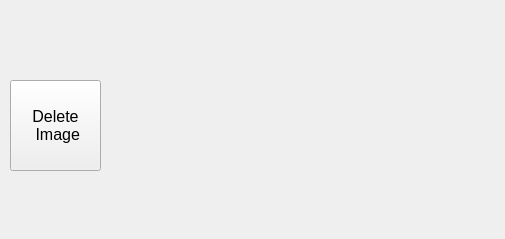
          <widget class="QWidget" name="tab_3">
           <attribute name="title">
            <string>Created images</string>
           </attribute>
           <widget class="QLabel" name="Calibratin_images">
            <property name="geometry">
             <rect>
              <x>105</x>
              <y>10</y>
              <width>391</width>
              <height>220</height>
             </rect>
            </property>
            <property name="text">
             <string/>
            </property>
            <property name="alignment">
             <set>Qt::AlignCenter</set>
            </property>
           </widget>
           <widget class="QPushButton" name="Left_button">
            <property name="geometry">
             <rect>
              <x>105</x>
              <y>10</y>
              <width>75</width>
              <height>220</height>
             </rect>
            </property>
            <property name="mouseTracking">
             <bool>true</bool>
            </property>
            <property name="styleSheet">
             <string notr="true">QPushButton{background-color: transparent; border: 0px }</string>
            </property>
            <property name="text">
             <string/>
            </property>
            <property name="icon">
             <iconset theme="go-previous">
              <normaloff>../../.designer/backup</normaloff>../../.designer/backup</iconset>
            </property>
            <property name="iconSize">
             <size>
              <width>40</width>
              <height>40</height>
             </size>
            </property>
           </widget>
           <widget class="QPushButton" name="Right_button">
            <property name="geometry">
             <rect>
              <x>420</x>
              <y>10</y>
              <width>75</width>
              <height>220</height>
             </rect>
            </property>
            <property name="mouseTracking">
             <bool>true</bool>
            </property>
            <property name="styleSheet">
             <string notr="true">QPushButton{background-color: transparent; border: 0px }</string>
            </property>
            <property name="text">
             <string/>
            </property>
            <property name="icon">
             <iconset theme="go-next">
              <normaloff>../../.designer/backup</normaloff>../../.designer/backup</iconset>
            </property>
            <property name="iconSize">
             <size>
              <width>40</width>
              <height>40</height>
             </size>
            </property>
           </widget>
           <widget class="QPushButton" name="Delet_calibration_image">
            <property name="geometry">
             <rect>
              <x>10</x>
              <y>80</y>
              <width>91</width>
              <height>91</height>
             </rect>
            </property>
            <property name="font">
             <font>
              <pointsize>12</pointsize>
              <bold>false</bold>
              <kerning>true</kerning>
             </font>
            </property>
            <property name="text">
             <string>Delete 
 Image</string>
            </property>
           </widget>
          </widget>
